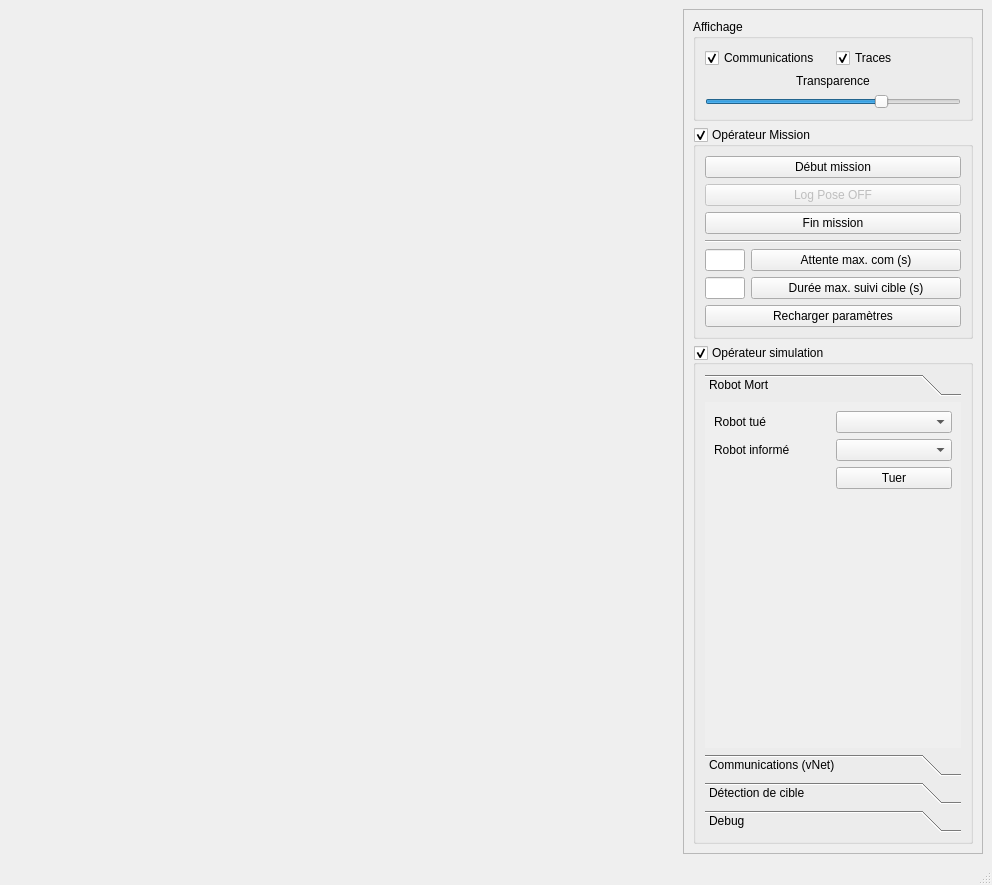
<?xml version="1.0" encoding="UTF-8"?>
<ui version="4.0">
 <class>MainWindow</class>
 <widget class="QMainWindow" name="MainWindow">
  <property name="geometry">
   <rect>
    <x>0</x>
    <y>0</y>
    <width>992</width>
    <height>885</height>
   </rect>
  </property>
  <property name="windowTitle">
   <string>ISMAC</string>
  </property>
  <widget class="QWidget" name="centralwidget">
   <layout class="QHBoxLayout" name="horizontalLayout">
    <item>
     <widget class="MapViewer" name="mapViewer" native="true">
      <property name="sizePolicy">
       <sizepolicy hsizetype="Preferred" vsizetype="Expanding">
        <horstretch>0</horstretch>
        <verstretch>0</verstretch>
       </sizepolicy>
      </property>
     </widget>
    </item>
    <item>
     <widget class="QFrame" name="frame">
      <property name="sizePolicy">
       <sizepolicy hsizetype="Fixed" vsizetype="Preferred">
        <horstretch>0</horstretch>
        <verstretch>0</verstretch>
       </sizepolicy>
      </property>
      <property name="minimumSize">
       <size>
        <width>300</width>
        <height>650</height>
       </size>
      </property>
      <property name="maximumSize">
       <size>
        <width>300</width>
        <height>16777215</height>
       </size>
      </property>
      <property name="frameShape">
       <enum>QFrame::StyledPanel</enum>
      </property>
      <property name="frameShadow">
       <enum>QFrame::Raised</enum>
      </property>
      <layout class="QVBoxLayout" name="verticalLayout_3">
       <item>
        <widget class="QGroupBox" name="groupBox">
         <property name="title">
          <string>Affichage</string>
         </property>
         <layout class="QVBoxLayout" name="verticalLayout_4">
          <item>
           <layout class="QHBoxLayout" name="horizontalLayout_11">
            <item>
             <widget class="QCheckBox" name="comCheckBox">
              <property name="enabled">
               <bool>true</bool>
              </property>
              <property name="text">
               <string>Communications</string>
              </property>
              <property name="checked">
               <bool>true</bool>
              </property>
              <property name="tristate">
               <bool>false</bool>
              </property>
             </widget>
            </item>
            <item>
             <widget class="QCheckBox" name="trailCheckBox">
              <property name="text">
               <string>Traces</string>
              </property>
              <property name="checked">
               <bool>true</bool>
              </property>
             </widget>
            </item>
           </layout>
          </item>
          <item>
           <widget class="QLabel" name="label">
            <property name="enabled">
             <bool>true</bool>
            </property>
            <property name="text">
             <string>Transparence</string>
            </property>
            <property name="alignment">
             <set>Qt::AlignCenter</set>
            </property>
           </widget>
          </item>
          <item>
           <widget class="QSlider" name="transparencySlider">
            <property name="enabled">
             <bool>true</bool>
            </property>
            <property name="maximum">
             <number>100</number>
            </property>
            <property name="value">
             <number>70</number>
            </property>
            <property name="orientation">
             <enum>Qt::Horizontal</enum>
            </property>
            <property name="tickPosition">
             <enum>QSlider::NoTicks</enum>
            </property>
           </widget>
          </item>
         </layout>
        </widget>
       </item>
       <item>
        <widget class="QGroupBox" name="groupBox_2">
         <property name="title">
          <string>Opérateur Mission</string>
         </property>
         <property name="flat">
          <bool>false</bool>
         </property>
         <property name="checkable">
          <bool>true</bool>
         </property>
         <layout class="QVBoxLayout" name="verticalLayout_2">
          <item>
           <widget class="QPushButton" name="startButton">
            <property name="text">
             <string>Début mission</string>
            </property>
           </widget>
          </item>
          <item>
           <widget class="QPushButton" name="logPosButton">
            <property name="enabled">
             <bool>false</bool>
            </property>
            <property name="text">
             <string>Log Pose OFF</string>
            </property>
            <property name="checkable">
             <bool>true</bool>
            </property>
           </widget>
          </item>
          <item>
           <widget class="QPushButton" name="stopButton">
            <property name="enabled">
             <bool>true</bool>
            </property>
            <property name="text">
             <string>Fin mission</string>
            </property>
           </widget>
          </item>
          <item>
           <widget class="Line" name="line">
            <property name="orientation">
             <enum>Qt::Horizontal</enum>
            </property>
           </widget>
          </item>
          <item>
           <layout class="QHBoxLayout" name="horizontalLayout_8">
            <item>
             <widget class="QLineEdit" name="ubComField">
              <property name="maximumSize">
               <size>
                <width>40</width>
                <height>16777215</height>
               </size>
              </property>
             </widget>
            </item>
            <item>
             <widget class="QPushButton" name="ubComButton">
              <property name="sizePolicy">
               <sizepolicy hsizetype="Preferred" vsizetype="Fixed">
                <horstretch>0</horstretch>
                <verstretch>0</verstretch>
               </sizepolicy>
              </property>
              <property name="text">
               <string>Attente max. com (s)</string>
              </property>
             </widget>
            </item>
           </layout>
          </item>
          <item>
           <layout class="QHBoxLayout" name="horizontalLayout_9">
            <item>
             <widget class="QLineEdit" name="ubTargetField">
              <property name="maximumSize">
               <size>
                <width>40</width>
                <height>16777215</height>
               </size>
              </property>
             </widget>
            </item>
            <item>
             <widget class="QPushButton" name="ubTargetButton">
              <property name="text">
               <string>Durée max. suivi cible (s)</string>
              </property>
             </widget>
            </item>
           </layout>
          </item>
          <item>
           <widget class="QPushButton" name="paramLoadButton">
            <property name="text">
             <string>Recharger paramètres</string>
            </property>
           </widget>
          </item>
         </layout>
        </widget>
       </item>
       <item>
        <widget class="QGroupBox" name="groupBox_3">
         <property name="title">
          <string>Opérateur simulation</string>
         </property>
         <property name="checkable">
          <bool>true</bool>
         </property>
         <layout class="QVBoxLayout" name="verticalLayout">
          <item>
           <widget class="QToolBox" name="toolBox">
            <property name="currentIndex">
             <number>0</number>
            </property>
            <widget class="QWidget" name="page">
             <property name="geometry">
              <rect>
               <x>0</x>
               <y>0</y>
               <width>254</width>
               <height>269</height>
              </rect>
             </property>
             <attribute name="label">
              <string>Robot Mort</string>
             </attribute>
             <layout class="QGridLayout" name="gridLayout">
              <item row="0" column="0">
               <widget class="QLabel" name="label_2">
                <property name="text">
                 <string>Robot tué</string>
                </property>
               </widget>
              </item>
              <item row="0" column="1">
               <widget class="QComboBox" name="killedRobotBox"/>
              </item>
              <item row="1" column="1">
               <widget class="QComboBox" name="warnedKilledRobotBox"/>
              </item>
              <item row="1" column="0">
               <widget class="QLabel" name="label_3">
                <property name="text">
                 <string>Robot informé</string>
                </property>
               </widget>
              </item>
              <item row="2" column="1">
               <widget class="QPushButton" name="killButton">
                <property name="text">
                 <string>Tuer</string>
                </property>
               </widget>
              </item>
              <item row="4" column="0">
               <spacer name="verticalSpacer">
                <property name="orientation">
                 <enum>Qt::Vertical</enum>
                </property>
                <property name="sizeHint" stdset="0">
                 <size>
                  <width>20</width>
                  <height>40</height>
                 </size>
                </property>
               </spacer>
              </item>
             </layout>
            </widget>
            <widget class="QWidget" name="page_2">
             <property name="geometry">
              <rect>
               <x>0</x>
               <y>0</y>
               <width>254</width>
               <height>269</height>
              </rect>
             </property>
             <attribute name="label">
              <string>Communications (vNet)</string>
             </attribute>
             <layout class="QVBoxLayout" name="verticalLayout_6">
              <item>
               <layout class="QHBoxLayout" name="horizontalLayout_2">
                <item>
                 <widget class="QComboBox" name="vnetRobotBox"/>
                </item>
                <item>
                 <widget class="QPushButton" name="vnetIsolateButton">
                  <property name="text">
                   <string>Isoler</string>
                  </property>
                 </widget>
                </item>
               </layout>
              </item>
              <item>
               <layout class="QHBoxLayout" name="horizontalLayout_12">
                <item>
                 <widget class="QLineEdit" name="vnetRangeField">
                  <property name="maximumSize">
                   <size>
                    <width>40</width>
                    <height>16777215</height>
                   </size>
                  </property>
                  <property name="placeholderText">
                   <string>m</string>
                  </property>
                 </widget>
                </item>
                <item>
                 <widget class="QPushButton" name="vnetRangeButton">
                  <property name="text">
                   <string>Limiter portée com.</string>
                  </property>
                 </widget>
                </item>
               </layout>
              </item>
              <item>
               <widget class="QPushButton" name="vnetBlockButton">
                <property name="text">
                 <string>Tout bloquer</string>
                </property>
               </widget>
              </item>
              <item>
               <widget class="QPushButton" name="vnetResetButton">
                <property name="text">
                 <string>Tout autoriser</string>
                </property>
               </widget>
              </item>
              <item>
               <widget class="QLabel" name="vnetInfoLabel">
                <property name="text">
                 <string/>
                </property>
               </widget>
              </item>
              <item>
               <spacer name="verticalSpacer_2">
                <property name="orientation">
                 <enum>Qt::Vertical</enum>
                </property>
                <property name="sizeHint" stdset="0">
                 <size>
                  <width>20</width>
                  <height>40</height>
                 </size>
                </property>
               </spacer>
              </item>
             </layout>
            </widget>
            <widget class="QWidget" name="page_3">
             <property name="geometry">
              <rect>
               <x>0</x>
               <y>0</y>
               <width>198</width>
               <height>121</height>
              </rect>
             </property>
             <attribute name="label">
              <string>Détection de cible</string>
             </attribute>
             <layout class="QVBoxLayout" name="verticalLayout_7">
              <item>
               <layout class="QHBoxLayout" name="horizontalLayout_5">
                <item>
                 <widget class="QLabel" name="label_6">
                  <property name="text">
                   <string>Robot</string>
                  </property>
                 </widget>
                </item>
                <item>
                 <widget class="QComboBox" name="targetRobotBox"/>
                </item>
               </layout>
              </item>
              <item>
               <layout class="QHBoxLayout" name="horizontalLayout_6">
                <item>
                 <widget class="QLabel" name="label_7">
                  <property name="text">
                   <string>Position (x,y)</string>
                  </property>
                 </widget>
                </item>
                <item>
                 <widget class="QLineEdit" name="targetXField">
                  <property name="maximumSize">
                   <size>
                    <width>40</width>
                    <height>16777215</height>
                   </size>
                  </property>
                  <property name="placeholderText">
                   <string>236</string>
                  </property>
                 </widget>
                </item>
                <item>
                 <widget class="QLineEdit" name="targetYField">
                  <property name="maximumSize">
                   <size>
                    <width>40</width>
                    <height>16777215</height>
                   </size>
                  </property>
                  <property name="placeholderText">
                   <string>-9</string>
                  </property>
                 </widget>
                </item>
               </layout>
              </item>
              <item>
               <widget class="QPushButton" name="targetSendButton">
                <property name="text">
                 <string>Envoyer</string>
                </property>
               </widget>
              </item>
              <item>
               <spacer name="verticalSpacer_3">
                <property name="orientation">
                 <enum>Qt::Vertical</enum>
                </property>
                <property name="sizeHint" stdset="0">
                 <size>
                  <width>20</width>
                  <height>40</height>
                 </size>
                </property>
               </spacer>
              </item>
             </layout>
            </widget>
            <widget class="QWidget" name="page_4">
             <property name="geometry">
              <rect>
               <x>0</x>
               <y>0</y>
               <width>217</width>
               <height>175</height>
              </rect>
             </property>
             <attribute name="label">
              <string>Debug</string>
             </attribute>
             <layout class="QVBoxLayout" name="verticalLayout_5">
              <item>
               <layout class="QHBoxLayout" name="horizontalLayout_3">
                <item>
                 <widget class="QLabel" name="label_5">
                  <property name="text">
                   <string>Robot</string>
                  </property>
                 </widget>
                </item>
                <item>
                 <widget class="QComboBox" name="debugRobotBox"/>
                </item>
               </layout>
              </item>
              <item>
               <layout class="QHBoxLayout" name="horizontalLayout_7">
                <item>
                 <widget class="QComboBox" name="debugStateBox"/>
                </item>
                <item>
                 <widget class="QPushButton" name="debugStateSend">
                  <property name="text">
                   <string>Envoyer</string>
                  </property>
                 </widget>
                </item>
               </layout>
              </item>
              <item>
               <layout class="QHBoxLayout" name="horizontalLayout_4">
                <item>
                 <widget class="QPushButton" name="debugSendUpdateButton">
                  <property name="text">
                   <string>Envoyer 
MàJ STN</string>
                  </property>
                 </widget>
                </item>
                <item>
                 <widget class="QPushButton" name="debugRepairButton">
                  <property name="text">
                   <string>Réparation</string>
                  </property>
                 </widget>
                </item>
               </layout>
              </item>
              <item>
               <layout class="QHBoxLayout" name="horizontalLayout_10">
                <item>
                 <widget class="QPushButton" name="debugSendGeneralUpdateButton">
                  <property name="text">
                   <string>Envoyer MàJ STN générale</string>
                  </property>
                 </widget>
                </item>
               </layout>
              </item>
              <item>
               <spacer name="verticalSpacer_4">
                <property name="orientation">
                 <enum>Qt::Vertical</enum>
                </property>
                <property name="sizeHint" stdset="0">
                 <size>
                  <width>20</width>
                  <height>40</height>
                 </size>
                </property>
               </spacer>
              </item>
             </layout>
            </widget>
           </widget>
          </item>
         </layout>
        </widget>
       </item>
      </layout>
     </widget>
    </item>
   </layout>
  </widget>
  <widget class="QMenuBar" name="menubar">
   <property name="geometry">
    <rect>
     <x>0</x>
     <y>0</y>
     <width>992</width>
     <height>25</height>
    </rect>
   </property>
  </widget>
  <widget class="QStatusBar" name="statusBar"/>
 </widget>
 <customwidgets>
  <customwidget>
   <class>MapViewer</class>
   <extends>QWidget</extends>
   <header>map_viewer.h</header>
   <container>1</container>
  </customwidget>
 </customwidgets>
 <resources/>
 <connections/>
</ui>
